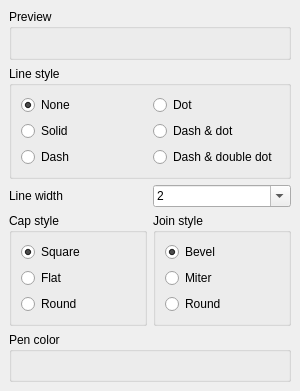
<ui version="4.0" >
 <class>PenEditorForm</class>
 <widget class="QWidget" name="PenEditorForm" >
  <property name="geometry" >
   <rect>
    <x>0</x>
    <y>0</y>
    <width>300</width>
    <height>391</height>
   </rect>
  </property>
  <property name="windowTitle" >
   <string>Pen properties</string>
  </property>
  <layout class="QVBoxLayout" >
   <property name="spacing" >
    <number>6</number>
   </property>
   <property name="margin" >
    <number>9</number>
   </property>
   <item>
    <widget class="QGroupBox" name="previewBox" >
     <property name="title" >
      <string>Preview</string>
     </property>
    </widget>
   </item>
   <item>
    <widget class="QGroupBox" name="lineStyleBox" >
     <property name="title" >
      <string>Line style</string>
     </property>
     <layout class="QHBoxLayout" >
      <property name="spacing" >
       <number>6</number>
      </property>
      <property name="margin" >
       <number>9</number>
      </property>
      <item>
       <layout class="QVBoxLayout" >
        <property name="spacing" >
         <number>6</number>
        </property>
        <property name="margin" >
         <number>0</number>
        </property>
        <item>
         <widget class="QRadioButton" name="noneLineStyleBtn" >
          <property name="text" >
           <string>None</string>
          </property>
          <property name="checked" >
           <bool>true</bool>
          </property>
         </widget>
        </item>
        <item>
         <widget class="QRadioButton" name="solidLineStyleBtn" >
          <property name="text" >
           <string>Solid</string>
          </property>
         </widget>
        </item>
        <item>
         <widget class="QRadioButton" name="dashLineStyleBtn" >
          <property name="text" >
           <string>Dash</string>
          </property>
         </widget>
        </item>
       </layout>
      </item>
      <item>
       <layout class="QVBoxLayout" >
        <property name="spacing" >
         <number>6</number>
        </property>
        <property name="margin" >
         <number>0</number>
        </property>
        <item>
         <widget class="QRadioButton" name="dotLineStyleBtn" >
          <property name="text" >
           <string>Dot</string>
          </property>
         </widget>
        </item>
        <item>
         <widget class="QRadioButton" name="dashDotLineStyleBtn" >
          <property name="text" >
           <string>Dash &amp;&amp; dot</string>
          </property>
         </widget>
        </item>
        <item>
         <widget class="QRadioButton" name="dashDotDotLineStyleBtn" >
          <property name="text" >
           <string>Dash &amp;&amp; double dot</string>
          </property>
         </widget>
        </item>
       </layout>
      </item>
     </layout>
    </widget>
   </item>
   <item>
    <layout class="QHBoxLayout" >
     <property name="spacing" >
      <number>6</number>
     </property>
     <property name="margin" >
      <number>0</number>
     </property>
     <item>
      <widget class="QLabel" name="label" >
       <property name="text" >
        <string>Line width</string>
       </property>
      </widget>
     </item>
     <item>
      <widget class="QComboBox" name="lineWidthCombo" >
       <property name="editable" >
        <bool>true</bool>
       </property>
       <property name="currentIndex" >
        <number>1</number>
       </property>
       <property name="maxVisibleItems" >
        <number>12</number>
       </property>
       <property name="minimumContentsLength" >
        <number>1</number>
       </property>
       <item>
        <property name="text" >
         <string>1</string>
        </property>
       </item>
       <item>
        <property name="text" >
         <string>2</string>
        </property>
       </item>
       <item>
        <property name="text" >
         <string>3</string>
        </property>
       </item>
       <item>
        <property name="text" >
         <string>4</string>
        </property>
       </item>
       <item>
        <property name="text" >
         <string>5</string>
        </property>
       </item>
       <item>
        <property name="text" >
         <string>6</string>
        </property>
       </item>
       <item>
        <property name="text" >
         <string>7</string>
        </property>
       </item>
       <item>
        <property name="text" >
         <string>8</string>
        </property>
       </item>
       <item>
        <property name="text" >
         <string>9</string>
        </property>
       </item>
       <item>
        <property name="text" >
         <string>10</string>
        </property>
       </item>
       <item>
        <property name="text" >
         <string>11</string>
        </property>
       </item>
       <item>
        <property name="text" >
         <string>12</string>
        </property>
       </item>
       <item>
        <property name="text" >
         <string>13</string>
        </property>
       </item>
       <item>
        <property name="text" >
         <string>14</string>
        </property>
       </item>
       <item>
        <property name="text" >
         <string>15</string>
        </property>
       </item>
       <item>
        <property name="text" >
         <string>16</string>
        </property>
       </item>
       <item>
        <property name="text" >
         <string>17</string>
        </property>
       </item>
       <item>
        <property name="text" >
         <string>18</string>
        </property>
       </item>
       <item>
        <property name="text" >
         <string>19</string>
        </property>
       </item>
       <item>
        <property name="text" >
         <string>20</string>
        </property>
       </item>
       <item>
        <property name="text" >
         <string>21</string>
        </property>
       </item>
       <item>
        <property name="text" >
         <string>22</string>
        </property>
       </item>
       <item>
        <property name="text" >
         <string>23</string>
        </property>
       </item>
       <item>
        <property name="text" >
         <string>24</string>
        </property>
       </item>
       <item>
        <property name="text" >
         <string>25</string>
        </property>
       </item>
       <item>
        <property name="text" >
         <string>26</string>
        </property>
       </item>
       <item>
        <property name="text" >
         <string>27</string>
        </property>
       </item>
       <item>
        <property name="text" >
         <string>28</string>
        </property>
       </item>
       <item>
        <property name="text" >
         <string>29</string>
        </property>
       </item>
       <item>
        <property name="text" >
         <string>30</string>
        </property>
       </item>
       <item>
        <property name="text" >
         <string>35</string>
        </property>
       </item>
       <item>
        <property name="text" >
         <string>40</string>
        </property>
       </item>
       <item>
        <property name="text" >
         <string>45</string>
        </property>
       </item>
       <item>
        <property name="text" >
         <string>50</string>
        </property>
       </item>
       <item>
        <property name="text" >
         <string>55</string>
        </property>
       </item>
       <item>
        <property name="text" >
         <string>60</string>
        </property>
       </item>
       <item>
        <property name="text" >
         <string>70</string>
        </property>
       </item>
       <item>
        <property name="text" >
         <string>80</string>
        </property>
       </item>
       <item>
        <property name="text" >
         <string>90</string>
        </property>
       </item>
       <item>
        <property name="text" >
         <string>100</string>
        </property>
       </item>
      </widget>
     </item>
    </layout>
   </item>
   <item>
    <layout class="QHBoxLayout" >
     <property name="spacing" >
      <number>6</number>
     </property>
     <property name="margin" >
      <number>0</number>
     </property>
     <item>
      <widget class="QGroupBox" name="capStyleBox" >
       <property name="title" >
        <string>Cap style</string>
       </property>
       <layout class="QHBoxLayout" >
        <property name="spacing" >
         <number>6</number>
        </property>
        <property name="margin" >
         <number>9</number>
        </property>
        <item>
         <layout class="QVBoxLayout" >
          <property name="spacing" >
           <number>6</number>
          </property>
          <property name="margin" >
           <number>0</number>
          </property>
          <item>
           <widget class="QRadioButton" name="squareCapStyleBtn" >
            <property name="text" >
             <string>Square</string>
            </property>
            <property name="checked" >
             <bool>true</bool>
            </property>
           </widget>
          </item>
          <item>
           <widget class="QRadioButton" name="flatCapStyleBtn" >
            <property name="text" >
             <string>Flat</string>
            </property>
           </widget>
          </item>
          <item>
           <widget class="QRadioButton" name="roundCapStyleBtn" >
            <property name="text" >
             <string>Round</string>
            </property>
           </widget>
          </item>
         </layout>
        </item>
       </layout>
      </widget>
     </item>
     <item>
      <widget class="QGroupBox" name="joinStyleBox" >
       <property name="title" >
        <string>Join style</string>
       </property>
       <layout class="QHBoxLayout" >
        <property name="spacing" >
         <number>6</number>
        </property>
        <property name="margin" >
         <number>9</number>
        </property>
        <item>
         <layout class="QVBoxLayout" >
          <property name="spacing" >
           <number>6</number>
          </property>
          <property name="margin" >
           <number>0</number>
          </property>
          <item>
           <widget class="QRadioButton" name="bevelJoinStyleBtn" >
            <property name="text" >
             <string>Bevel</string>
            </property>
            <property name="checked" >
             <bool>true</bool>
            </property>
           </widget>
          </item>
          <item>
           <widget class="QRadioButton" name="miterJoinStyleBtn" >
            <property name="text" >
             <string>Miter</string>
            </property>
           </widget>
          </item>
          <item>
           <widget class="QRadioButton" name="roundJoinStyleBtn" >
            <property name="text" >
             <string>Round</string>
            </property>
           </widget>
          </item>
         </layout>
        </item>
       </layout>
      </widget>
     </item>
    </layout>
   </item>
   <item>
    <widget class="QGroupBox" name="penColorBox" >
     <property name="title" >
      <string>Pen color</string>
     </property>
    </widget>
   </item>
  </layout>
 </widget>
 <resources/>
 <connections/>
</ui>
